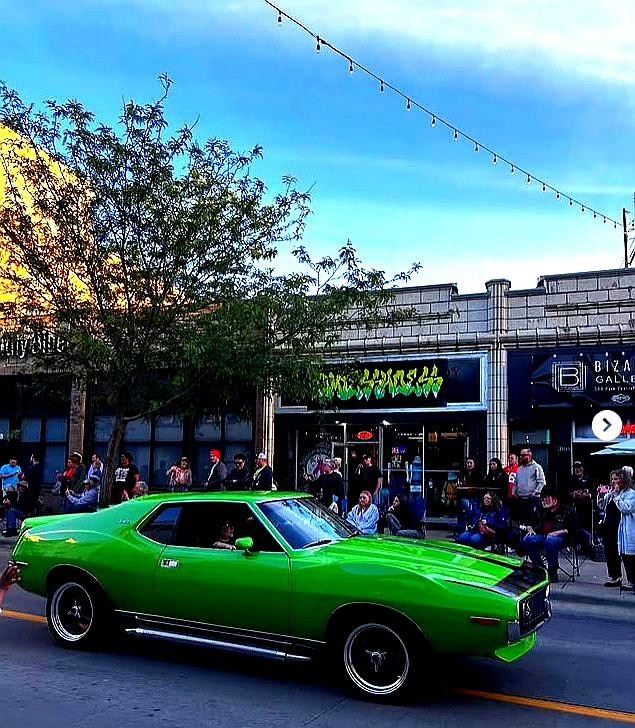
#> input picture images/storefront.jpg, 635 x 728 px
$ python enhance-images.py
#> lines starting #> are read from the running program, lines starting #| are printed output that depends on the picture
from PIL import Image, ImageEnhance, ImageOps
import os

def enhance_image(path, brightness=1.02, contrast=1.05, color=1.0, sharpness=1.3):
#> called with path = 'images/storefront.jpg', brightness = 1.02, contrast = 1.05, color = 1, sharpness = 1.3
    img = Image.open(path)
#> img is the input picture: PIL image 635x728 RGB; mean R, G, B 73.4, 111.5, 120.3
    img = ImageOps.exif_transpose(img)
    if img.mode != 'RGB':
        img = img.convert('RGB')
    img = ImageEnhance.Brightness(img).enhance(brightness)
    img = ImageEnhance.Contrast(img).enhance(contrast)
    img = ImageEnhance.Color(img).enhance(color)
    img = ImageEnhance.Sharpness(img).enhance(sharpness)
    img.save(path, 'JPEG', quality=93, optimize=True)

def create_hero_version():
    src = 'images/storefront.jpg'
#> src = 'images/storefront.jpg'
    if not os.path.exists(src):
        print('- images/storefront.jpg not found, skipping hero version')
        return False
    img = Image.open(src)
    img = ImageOps.exif_transpose(img)
    if img.mode != 'RGB':
        img = img.convert('RGB')
    w, h = img.size
#> w = 635; h = 728
    # Crop top 10% (sky/excess building above car)
    img = img.crop((0, int(h * 0.1), w, h))
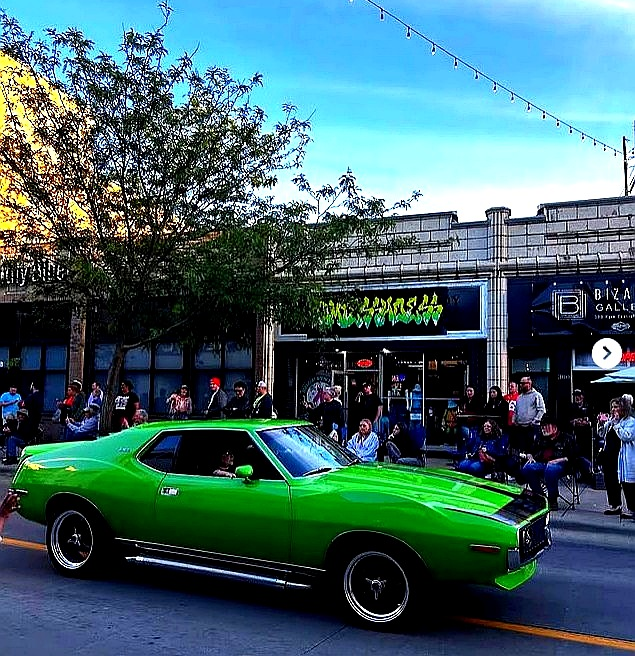
#> img: PIL image 635x656 RGB; mean R, G, B 65.7, 100.9, 105.5
    # Gentle pass only — no color boost (photo already saturated)
    img = ImageEnhance.Contrast(img).enhance(1.1)
    img = ImageEnhance.Sharpness(img).enhance(1.5)
    img = ImageEnhance.Brightness(img).enhance(1.05)
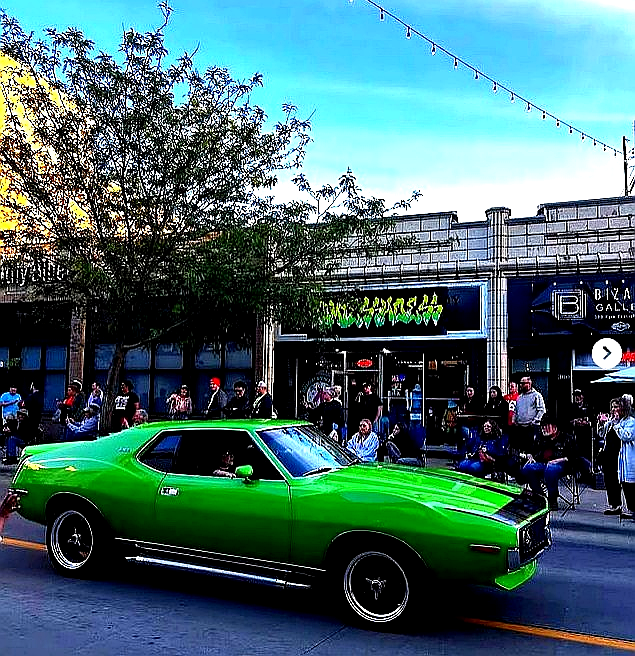
#> img: PIL image 635x656 RGB; mean R, G, B 68.2, 105.2, 107
    img.thumbnail((2400, 1400), Image.LANCZOS)
    img.save('images/storefront-hero.jpg', 'JPEG', quality=94, optimize=True)
    print('OK: Created images/storefront-hero.jpg (hero-optimized)')
    return True

targets = [
    'images/storefront.jpg',
    'images/store-interior-counter.jpg',
    'images/store-interior-dark.jpg',
    'images/store-interior-entrance.jpg',
    'images/store-interior-fisheye.jpg',
    'images/store-interior-shoes.jpg',
    'images/store-interior-vintage.jpg',
    'images/store-interior-window.jpg',
    'images/sneakers-feature.jpg',
]

processed = 0
for path in targets:
    if os.path.exists(path):
        try:
            enhance_image(path)
            print('OK: Enhanced: ' + path)
            processed += 1
        except Exception as e:
            print('ERR: ' + path + ': ' + str(e))
    else:
        print('SKIP: ' + path)

hero_ok = create_hero_version()

print('\nDone -- ' + str(processed) + ' images enhanced, hero version ' + ('created' if hero_ok else 'skipped'))
